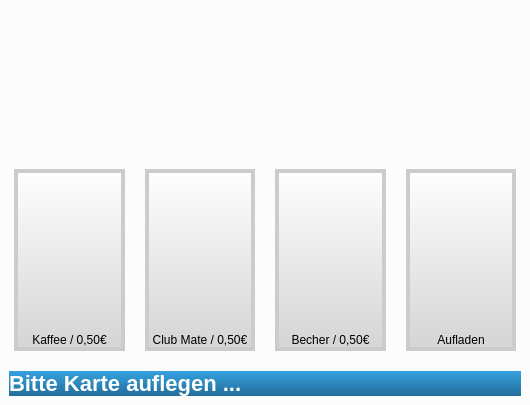
<?xml version="1.0" encoding="UTF-8"?>
<ui version="4.0">
 <class>MainWindow</class>
 <widget class="QMainWindow" name="MainWindow">
  <property name="geometry">
   <rect>
    <x>0</x>
    <y>0</y>
    <width>530</width>
    <height>405</height>
   </rect>
  </property>
  <property name="windowTitle">
   <string>MainWindow</string>
  </property>
  <property name="styleSheet">
   <string notr="true">QMainWindow {
	background-color: #FCFCFC;
}

QLabel#message {
	color: white;
	background-color: qlineargradient(spread:pad, x1:0, y1:0, x2:0, y2:1, stop:0 rgba(52, 161, 224, 255), stop:1 rgba(36, 110, 153, 255));
	border-radius: 1em;
	padding: 1em;
	font-size: 22px;
	font-weight: bold;
}

#logo {
	image: url(resource/logo.png);
}

QPushButton, QToolButton {
	border: 4px solid #CCC;
	border-radius: 0.5em;
	background-color: qlineargradient(spread:pad, x1:0, y1:0, x2:0, y2:1, stop:0 rgba(255, 255, 255, 255), stop:1 rgba(212, 212, 212, 255));
	text-align: bottom center;
	padding: 0.3em;
}

QPushButton:on, QToolButton:on {
	border-color: #85c441;
	background-color: qlineargradient(spread:pad, x1:0, y1:1, x2:0, y2:0, stop:0 rgba(255, 255, 255, 255), stop:1 rgba(212, 212, 212, 255));

}</string>
  </property>
  <widget class="QWidget" name="centralwidget">
   <layout class="QVBoxLayout" name="verticalLayout">
    <property name="spacing">
     <number>20</number>
    </property>
    <item>
     <widget class="QLabel" name="logo">
      <property name="sizePolicy">
       <sizepolicy hsizetype="Preferred" vsizetype="Fixed">
        <horstretch>0</horstretch>
        <verstretch>0</verstretch>
       </sizepolicy>
      </property>
      <property name="minimumSize">
       <size>
        <width>0</width>
        <height>140</height>
       </size>
      </property>
      <property name="text">
       <string/>
      </property>
     </widget>
    </item>
    <item>
     <layout class="QHBoxLayout" name="buttonLayout">
      <property name="leftMargin">
       <number>5</number>
      </property>
      <property name="rightMargin">
       <number>5</number>
      </property>
      <item>
       <widget class="QPushButton" name="btCoffee">
        <property name="sizePolicy">
         <sizepolicy hsizetype="Minimum" vsizetype="Preferred">
          <horstretch>0</horstretch>
          <verstretch>0</verstretch>
         </sizepolicy>
        </property>
        <property name="styleSheet">
         <string notr="true">image: url(resource/coffee.png);</string>
        </property>
        <property name="text">
         <string>Kaffee / 0,50€</string>
        </property>
        <property name="checkable">
         <bool>true</bool>
        </property>
       </widget>
      </item>
      <item>
       <widget class="QPushButton" name="btClubMate">
        <property name="sizePolicy">
         <sizepolicy hsizetype="Minimum" vsizetype="Preferred">
          <horstretch>0</horstretch>
          <verstretch>0</verstretch>
         </sizepolicy>
        </property>
        <property name="text">
         <string>Club Mate / 0,50€</string>
        </property>
        <property name="checkable">
         <bool>true</bool>
        </property>
       </widget>
      </item>
      <item>
       <widget class="QPushButton" name="btCup">
        <property name="sizePolicy">
         <sizepolicy hsizetype="Minimum" vsizetype="Preferred">
          <horstretch>0</horstretch>
          <verstretch>0</verstretch>
         </sizepolicy>
        </property>
        <property name="text">
         <string>Becher / 0,50€</string>
        </property>
        <property name="checkable">
         <bool>true</bool>
        </property>
       </widget>
      </item>
      <item>
       <widget class="QPushButton" name="btCharge">
        <property name="sizePolicy">
         <sizepolicy hsizetype="Minimum" vsizetype="Preferred">
          <horstretch>0</horstretch>
          <verstretch>0</verstretch>
         </sizepolicy>
        </property>
        <property name="text">
         <string>Aufladen</string>
        </property>
       </widget>
      </item>
     </layout>
    </item>
    <item>
     <widget class="QLabel" name="message">
      <property name="sizePolicy">
       <sizepolicy hsizetype="Preferred" vsizetype="Fixed">
        <horstretch>0</horstretch>
        <verstretch>0</verstretch>
       </sizepolicy>
      </property>
      <property name="text">
       <string>Bitte Karte auflegen ...</string>
      </property>
     </widget>
    </item>
   </layout>
  </widget>
 </widget>
 <resources>
  <include location="coffee.qrc"/>
 </resources>
 <connections/>
</ui>
